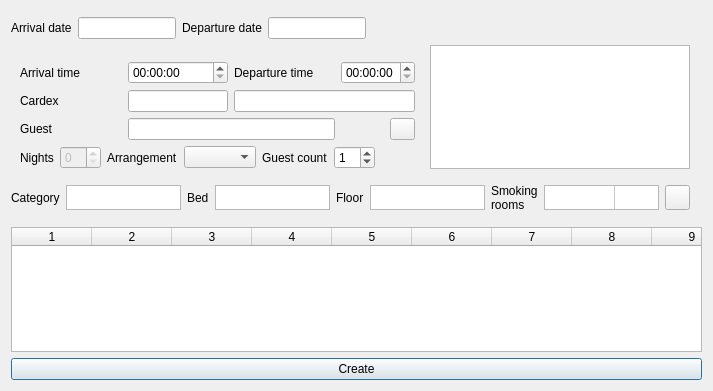
<?xml version="1.0" encoding="UTF-8"?>
<ui version="4.0">
 <class>DlgCreateGroupReservation</class>
 <widget class="QDialog" name="DlgCreateGroupReservation">
  <property name="geometry">
   <rect>
    <x>0</x>
    <y>0</y>
    <width>713</width>
    <height>391</height>
   </rect>
  </property>
  <property name="sizePolicy">
   <sizepolicy hsizetype="Preferred" vsizetype="Preferred">
    <horstretch>0</horstretch>
    <verstretch>0</verstretch>
   </sizepolicy>
  </property>
  <property name="windowTitle">
   <string>Group reservation</string>
  </property>
  <layout class="QGridLayout" name="gridLayout_3">
   <item row="8" column="0" colspan="3">
    <widget class="QPushButton" name="btnCreate">
     <property name="text">
      <string>Create</string>
     </property>
    </widget>
   </item>
   <item row="7" column="0" colspan="3">
    <widget class="QTableWidget" name="tblData">
     <property name="sizePolicy">
      <sizepolicy hsizetype="Expanding" vsizetype="Expanding">
       <horstretch>0</horstretch>
       <verstretch>0</verstretch>
      </sizepolicy>
     </property>
     <property name="verticalScrollBarPolicy">
      <enum>Qt::ScrollBarAlwaysOff</enum>
     </property>
     <property name="horizontalScrollBarPolicy">
      <enum>Qt::ScrollBarAlwaysOff</enum>
     </property>
     <property name="editTriggers">
      <set>QAbstractItemView::NoEditTriggers</set>
     </property>
     <property name="selectionMode">
      <enum>QAbstractItemView::NoSelection</enum>
     </property>
     <attribute name="horizontalHeaderDefaultSectionSize">
      <number>80</number>
     </attribute>
     <attribute name="verticalHeaderDefaultSectionSize">
      <number>40</number>
     </attribute>
     <column>
      <property name="text">
       <string>1</string>
      </property>
     </column>
     <column>
      <property name="text">
       <string>2</string>
      </property>
     </column>
     <column>
      <property name="text">
       <string>3</string>
      </property>
     </column>
     <column>
      <property name="text">
       <string>4</string>
      </property>
     </column>
     <column>
      <property name="text">
       <string>5</string>
      </property>
     </column>
     <column>
      <property name="text">
       <string>6</string>
      </property>
     </column>
     <column>
      <property name="text">
       <string>7</string>
      </property>
     </column>
     <column>
      <property name="text">
       <string>8</string>
      </property>
     </column>
     <column>
      <property name="text">
       <string>9</string>
      </property>
     </column>
     <column>
      <property name="text">
       <string>10</string>
      </property>
     </column>
    </widget>
   </item>
   <item row="3" column="0">
    <widget class="QWidget" name="wdtGroup" native="true">
     <property name="minimumSize">
      <size>
       <width>0</width>
       <height>0</height>
      </size>
     </property>
     <layout class="QGridLayout" name="gridLayout_5">
      <property name="leftMargin">
       <number>0</number>
      </property>
      <property name="topMargin">
       <number>0</number>
      </property>
      <property name="rightMargin">
       <number>0</number>
      </property>
      <property name="bottomMargin">
       <number>0</number>
      </property>
      <property name="spacing">
       <number>6</number>
      </property>
      <item row="1" column="0">
       <widget class="QWidget" name="widget_2" native="true">
        <property name="sizePolicy">
         <sizepolicy hsizetype="Preferred" vsizetype="Preferred">
          <horstretch>0</horstretch>
          <verstretch>0</verstretch>
         </sizepolicy>
        </property>
        <property name="minimumSize">
         <size>
          <width>0</width>
          <height>0</height>
         </size>
        </property>
        <layout class="QGridLayout" name="gridLayout">
         <property name="topMargin">
          <number>0</number>
         </property>
         <property name="bottomMargin">
          <number>0</number>
         </property>
         <item row="0" column="0">
          <widget class="QLabel" name="label_6">
           <property name="text">
            <string>Arrival time</string>
           </property>
          </widget>
         </item>
         <item row="0" column="3">
          <widget class="QTimeEdit" name="teArrival"/>
         </item>
         <item row="3" column="4" colspan="2">
          <widget class="EQLineEdit" name="leCardexName">
           <property name="readOnly">
            <bool>true</bool>
           </property>
          </widget>
         </item>
         <item row="3" column="3">
          <widget class="EQLineEdit" name="leCardexCode">
           <property name="maximumSize">
            <size>
             <width>100</width>
             <height>16777215</height>
            </size>
           </property>
           <property name="ShowButton" stdset="0">
            <bool>true</bool>
           </property>
          </widget>
         </item>
         <item row="3" column="0">
          <widget class="QLabel" name="label_2">
           <property name="text">
            <string>Cardex</string>
           </property>
          </widget>
         </item>
         <item row="4" column="0">
          <widget class="QLabel" name="label_10">
           <property name="text">
            <string>Guest</string>
           </property>
          </widget>
         </item>
         <item row="0" column="5">
          <widget class="QTimeEdit" name="teDeparture"/>
         </item>
         <item row="0" column="4">
          <widget class="QLabel" name="label_7">
           <property name="text">
            <string>Departure time</string>
           </property>
          </widget>
         </item>
         <item row="4" column="3" colspan="2">
          <widget class="EQLineEdit" name="leGuest">
           <property name="readOnly">
            <bool>true</bool>
           </property>
           <property name="ShowButton" stdset="0">
            <bool>true</bool>
           </property>
          </widget>
         </item>
         <item row="4" column="5">
          <widget class="QPushButton" name="btnAddGuest">
           <property name="maximumSize">
            <size>
             <width>25</width>
             <height>25</height>
            </size>
           </property>
           <property name="layoutDirection">
            <enum>Qt::RightToLeft</enum>
           </property>
           <property name="text">
            <string/>
           </property>
           <property name="icon">
            <iconset resource="res.qrc">
             <normaloff>:/images/add.png</normaloff>:/images/add.png</iconset>
           </property>
          </widget>
         </item>
        </layout>
       </widget>
      </item>
      <item row="2" column="0">
       <widget class="QWidget" name="widget_3" native="true">
        <property name="minimumSize">
         <size>
          <width>0</width>
          <height>0</height>
         </size>
        </property>
        <layout class="QHBoxLayout" name="horizontalLayout">
         <property name="topMargin">
          <number>0</number>
         </property>
         <property name="bottomMargin">
          <number>0</number>
         </property>
         <item>
          <widget class="QLabel" name="label_9">
           <property name="text">
            <string>Nights</string>
           </property>
          </widget>
         </item>
         <item>
          <widget class="EQSpinBox" name="sbNights">
           <property name="enabled">
            <bool>false</bool>
           </property>
          </widget>
         </item>
         <item>
          <widget class="QLabel" name="label_3">
           <property name="text">
            <string>Arrangement</string>
           </property>
          </widget>
         </item>
         <item>
          <widget class="EQComboBox" name="cbArrangement">
           <property name="Cache" stdset="0">
            <number>37</number>
           </property>
          </widget>
         </item>
         <item>
          <widget class="QLabel" name="label_15">
           <property name="text">
            <string>Guest count</string>
           </property>
          </widget>
         </item>
         <item>
          <widget class="EQSpinBox" name="spinBox_2">
           <property name="value">
            <number>1</number>
           </property>
          </widget>
         </item>
         <item>
          <spacer name="horizontalSpacer_2">
           <property name="orientation">
            <enum>Qt::Horizontal</enum>
           </property>
           <property name="sizeHint" stdset="0">
            <size>
             <width>40</width>
             <height>20</height>
            </size>
           </property>
          </spacer>
         </item>
        </layout>
       </widget>
      </item>
      <item row="0" column="1" rowspan="3">
       <widget class="EQTableWidget" name="tblCount">
        <property name="verticalScrollBarPolicy">
         <enum>Qt::ScrollBarAlwaysOff</enum>
        </property>
        <property name="horizontalScrollBarPolicy">
         <enum>Qt::ScrollBarAlwaysOff</enum>
        </property>
        <property name="editTriggers">
         <set>QAbstractItemView::NoEditTriggers</set>
        </property>
        <attribute name="horizontalHeaderVisible">
         <bool>false</bool>
        </attribute>
        <attribute name="verticalHeaderVisible">
         <bool>false</bool>
        </attribute>
        <column>
         <property name="text">
          <string>New Column</string>
         </property>
        </column>
        <column>
         <property name="text">
          <string>New Column</string>
         </property>
        </column>
        <column>
         <property name="text">
          <string>New Column</string>
         </property>
        </column>
        <column>
         <property name="text">
          <string>New Column</string>
         </property>
        </column>
        <column>
         <property name="text">
          <string>New Column</string>
         </property>
        </column>
        <column>
         <property name="text">
          <string>New Column</string>
         </property>
        </column>
       </widget>
      </item>
     </layout>
     <zorder>widget_3</zorder>
     <zorder>widget_2</zorder>
     <zorder>tblCount</zorder>
    </widget>
   </item>
   <item row="6" column="0">
    <widget class="QWidget" name="widget_6" native="true">
     <layout class="QHBoxLayout" name="horizontalLayout_2">
      <property name="leftMargin">
       <number>0</number>
      </property>
      <property name="rightMargin">
       <number>0</number>
      </property>
      <item>
       <widget class="QLabel" name="label_24">
        <property name="text">
         <string>Category</string>
        </property>
       </widget>
      </item>
      <item>
       <widget class="QTableWidget" name="tblCategory">
        <property name="maximumSize">
         <size>
          <width>16777215</width>
          <height>25</height>
         </size>
        </property>
        <property name="verticalScrollBarPolicy">
         <enum>Qt::ScrollBarAlwaysOff</enum>
        </property>
        <property name="horizontalScrollBarPolicy">
         <enum>Qt::ScrollBarAlwaysOff</enum>
        </property>
        <property name="editTriggers">
         <set>QAbstractItemView::NoEditTriggers</set>
        </property>
        <attribute name="horizontalHeaderVisible">
         <bool>false</bool>
        </attribute>
        <attribute name="horizontalHeaderDefaultSectionSize">
         <number>25</number>
        </attribute>
        <attribute name="verticalHeaderVisible">
         <bool>false</bool>
        </attribute>
        <attribute name="verticalHeaderDefaultSectionSize">
         <number>25</number>
        </attribute>
       </widget>
      </item>
      <item>
       <widget class="QLabel" name="label_25">
        <property name="text">
         <string>Bed</string>
        </property>
       </widget>
      </item>
      <item>
       <widget class="QTableWidget" name="tblBed">
        <property name="maximumSize">
         <size>
          <width>16777215</width>
          <height>25</height>
         </size>
        </property>
        <property name="verticalScrollBarPolicy">
         <enum>Qt::ScrollBarAlwaysOff</enum>
        </property>
        <property name="horizontalScrollBarPolicy">
         <enum>Qt::ScrollBarAlwaysOff</enum>
        </property>
        <property name="editTriggers">
         <set>QAbstractItemView::NoEditTriggers</set>
        </property>
        <attribute name="horizontalHeaderVisible">
         <bool>false</bool>
        </attribute>
        <attribute name="horizontalHeaderDefaultSectionSize">
         <number>25</number>
        </attribute>
        <attribute name="verticalHeaderVisible">
         <bool>false</bool>
        </attribute>
        <attribute name="verticalHeaderDefaultSectionSize">
         <number>25</number>
        </attribute>
       </widget>
      </item>
      <item>
       <widget class="QLabel" name="label_26">
        <property name="text">
         <string>Floor</string>
        </property>
       </widget>
      </item>
      <item>
       <widget class="QTableWidget" name="tblFloor">
        <property name="maximumSize">
         <size>
          <width>16777215</width>
          <height>25</height>
         </size>
        </property>
        <property name="verticalScrollBarPolicy">
         <enum>Qt::ScrollBarAlwaysOff</enum>
        </property>
        <property name="horizontalScrollBarPolicy">
         <enum>Qt::ScrollBarAlwaysOff</enum>
        </property>
        <property name="editTriggers">
         <set>QAbstractItemView::NoEditTriggers</set>
        </property>
        <attribute name="horizontalHeaderVisible">
         <bool>false</bool>
        </attribute>
        <attribute name="horizontalHeaderDefaultSectionSize">
         <number>25</number>
        </attribute>
        <attribute name="verticalHeaderVisible">
         <bool>false</bool>
        </attribute>
        <attribute name="verticalHeaderDefaultSectionSize">
         <number>25</number>
        </attribute>
       </widget>
      </item>
      <item>
       <widget class="QLabel" name="label_27">
        <property name="text">
         <string>Smoking
rooms</string>
        </property>
       </widget>
      </item>
      <item>
       <widget class="QTableWidget" name="tblSmoke">
        <property name="maximumSize">
         <size>
          <width>16777215</width>
          <height>25</height>
         </size>
        </property>
        <property name="verticalScrollBarPolicy">
         <enum>Qt::ScrollBarAlwaysOff</enum>
        </property>
        <property name="horizontalScrollBarPolicy">
         <enum>Qt::ScrollBarAlwaysOff</enum>
        </property>
        <property name="editTriggers">
         <set>QAbstractItemView::NoEditTriggers</set>
        </property>
        <property name="selectionMode">
         <enum>QAbstractItemView::SingleSelection</enum>
        </property>
        <attribute name="horizontalHeaderVisible">
         <bool>false</bool>
        </attribute>
        <attribute name="horizontalHeaderDefaultSectionSize">
         <number>70</number>
        </attribute>
        <attribute name="verticalHeaderVisible">
         <bool>false</bool>
        </attribute>
        <attribute name="verticalHeaderDefaultSectionSize">
         <number>25</number>
        </attribute>
        <row>
         <property name="text">
          <string>New Row</string>
         </property>
        </row>
        <column>
         <property name="text">
          <string>New Column</string>
         </property>
        </column>
        <column>
         <property name="text">
          <string>New Column</string>
         </property>
        </column>
        <column>
         <property name="text">
          <string>New Column</string>
         </property>
        </column>
       </widget>
      </item>
      <item>
       <widget class="QPushButton" name="btnClearRoomFilter">
        <property name="minimumSize">
         <size>
          <width>25</width>
          <height>25</height>
         </size>
        </property>
        <property name="maximumSize">
         <size>
          <width>25</width>
          <height>25</height>
         </size>
        </property>
        <property name="text">
         <string/>
        </property>
        <property name="icon">
         <iconset resource="res.qrc">
          <normaloff>:/images/remove_filter.png</normaloff>:/images/remove_filter.png</iconset>
        </property>
       </widget>
      </item>
     </layout>
    </widget>
   </item>
   <item row="1" column="0">
    <widget class="QWidget" name="widget_4" native="true">
     <property name="minimumSize">
      <size>
       <width>0</width>
       <height>0</height>
      </size>
     </property>
     <layout class="QVBoxLayout" name="verticalLayout_2">
      <property name="leftMargin">
       <number>0</number>
      </property>
      <property name="topMargin">
       <number>0</number>
      </property>
      <property name="rightMargin">
       <number>0</number>
      </property>
      <property name="bottomMargin">
       <number>0</number>
      </property>
     </layout>
    </widget>
   </item>
   <item row="2" column="0">
    <widget class="QWidget" name="widget_5" native="true">
     <property name="minimumSize">
      <size>
       <width>0</width>
       <height>0</height>
      </size>
     </property>
     <layout class="QHBoxLayout" name="horizontalLayout_3">
      <property name="leftMargin">
       <number>0</number>
      </property>
      <property name="topMargin">
       <number>0</number>
      </property>
      <property name="rightMargin">
       <number>0</number>
      </property>
      <property name="bottomMargin">
       <number>0</number>
      </property>
      <item>
       <widget class="QLabel" name="label_4">
        <property name="text">
         <string>Arrival date</string>
        </property>
       </widget>
      </item>
      <item>
       <widget class="EDateEdit" name="deArrival">
        <property name="maximumSize">
         <size>
          <width>100</width>
          <height>16777215</height>
         </size>
        </property>
       </widget>
      </item>
      <item>
       <widget class="QLabel" name="label_5">
        <property name="text">
         <string>Departure date</string>
        </property>
       </widget>
      </item>
      <item>
       <widget class="EDateEdit" name="deDeparture">
        <property name="maximumSize">
         <size>
          <width>100</width>
          <height>16777215</height>
         </size>
        </property>
       </widget>
      </item>
      <item>
       <spacer name="horizontalSpacer">
        <property name="orientation">
         <enum>Qt::Horizontal</enum>
        </property>
        <property name="sizeHint" stdset="0">
         <size>
          <width>326</width>
          <height>20</height>
         </size>
        </property>
       </spacer>
      </item>
     </layout>
    </widget>
   </item>
  </layout>
 </widget>
 <customwidgets>
  <customwidget>
   <class>EQLineEdit</class>
   <extends>QLineEdit</extends>
   <header location="global">eqlineedit.h</header>
   <slots>
    <signal>customButtonClicked(bool)</signal>
   </slots>
  </customwidget>
  <customwidget>
   <class>EQComboBox</class>
   <extends>QComboBox</extends>
   <header location="global">eqcombobox.h</header>
  </customwidget>
  <customwidget>
   <class>EDateEdit</class>
   <extends>QLineEdit</extends>
   <header location="global">edateedit.h</header>
  </customwidget>
  <customwidget>
   <class>EQTableWidget</class>
   <extends>QTableWidget</extends>
   <header location="global">eqtablewidget.h</header>
  </customwidget>
  <customwidget>
   <class>EQSpinBox</class>
   <extends>QSpinBox</extends>
   <header location="global">eqspinbox.h</header>
  </customwidget>
 </customwidgets>
 <resources>
  <include location="res.qrc"/>
 </resources>
 <connections/>
</ui>
